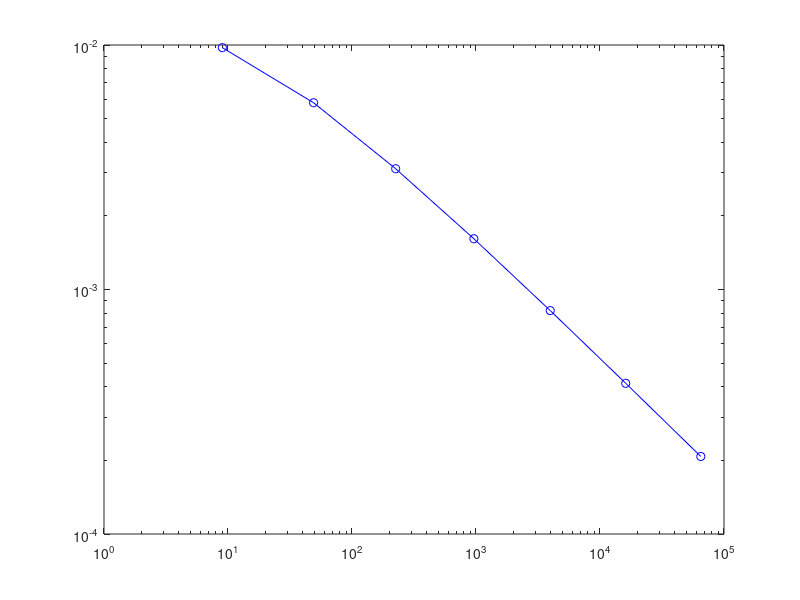

Source code (MATLAB): (Note: this script raises an error after producing the figure.)
%CONVERGENCE_PLOTS Plotting convergence of energy error estimators
%    TIFISS scriptfile: DJS; 5 March 2017.
% Copyright (c) 2017 David Silvester, Alex Bespalov, Leonardo Rocchi

%% test problem 3: square domain, regular solution
%  coeff: a(x,y) = 1 + C*fx*fy
%    rhs: f(x,y) = (2-x^2-y^2)/8 
%
dof = [9, 49, 225, 961, 3969, 16129, 65025];
%err_hat = [1.0150e-02, 5.9369e-03, 3.1746e-03, 1.6395e-03, 8.3307e-04, 4.1993e-04, 2.1082e-04];
err_hat = [9.7550e-03, 5.8061e-03, 3.1187e-03, 1.6128e-03, 8.1986e-04, 4.1333e-04, 2.0752e-04];
err_bub = [1.2442e-02, 7.7281e-03, 4.3326e-03, 2.3015e-03, 1.1876e-03, 6.0354e-04, 3.0428e-04];

figure
loglog(dof,err_hat,'bo-') 
hold on
loglog(dof,err_bub,'r-sq')
hold on
loglog(dof,0.1*dof.^(-1/2),'k')  
xlabel('degree of freedom','Fontsize',17)
ylabel('estimated energy error','Fontsize',16)
legend('p/w linear bubbles','quadratic bubbles','N^{-1/2}')
title('test problem 3','Fontsize',18)
grid on
hold off



%% test problem 5: L-shaped domain, singular solution
%  singular solution: u(r,theta) = r^(2/3)sin((pi + 2theta)/2) with
%  coeff: a(x,y) = 1 - (x^2 + y^2)/4
%    rhs: f(x,y) = u(r,theta)/3
%
dof = [5, 33, 161, 705, 2945, 12033, 48641];
%err_hat = [3.2083e-01, 2.1347e-01, 1.3377e-01, 8.2106e-02, 5.0324e-02, 3.1016e-02, 1.9237e-02];
 err_hat = [3.3078e-01, 2.1279e-01, 1.3229e-01, 8.1236e-02, 4.9914e-02, 3.0839e-02, 1.9163e-02];
err_bub = [3.4129e-01, 2.4299e-01, 1.6149e-01, 1.0422e-01, 6.6436e-02, 4.2118e-02, 2.6630e-02];

figure
loglog(dof,err_hat,'bo-')  
hold on
loglog(dof,err_bub,'r-sq')
hold on
loglog(dof,0.85*dof.^(-1/3),'k')
xlabel('degree of freedom','Fontsize',17)
ylabel('estimated energy error','Fontsize',16)
legend('p/w linear bubbles','quadratic bubbles','N^{-1/3}')
title('test problem 5','Fontsize',18)
grid on
hold off


